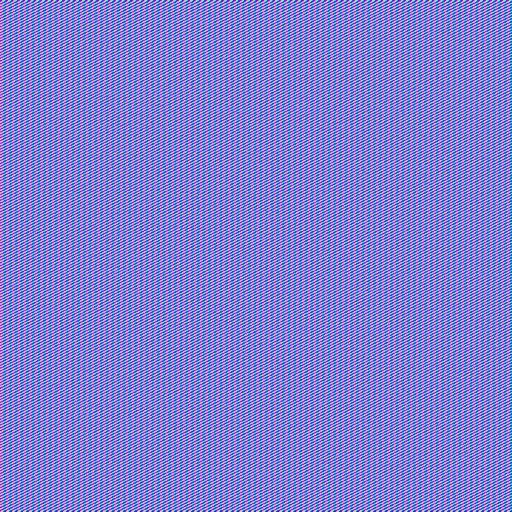
#> input picture apps/beastbox-cloud/scripts/creatures3d/tex/fabric_normal.png, 512 x 512 px
$ python cmp.py ../tex/fabric_normal.png out.png
#> lines starting #> are read from the running program, lines starting #| are printed output that depends on the picture; pictures that were not available may be replaced by others from this repository, and a replacement may not be noted
import sys
from PIL import Image
a=Image.open(sys.argv[1]).convert('RGB').resize((640,640));b=Image.open('/workspace/cosmo-study/zeref/vector-rig-front.png').convert('RGBA').resize((640,640))
#> after `a = Image.open(sys.argv[1]).convert('RGB').resize((640, 640))`:
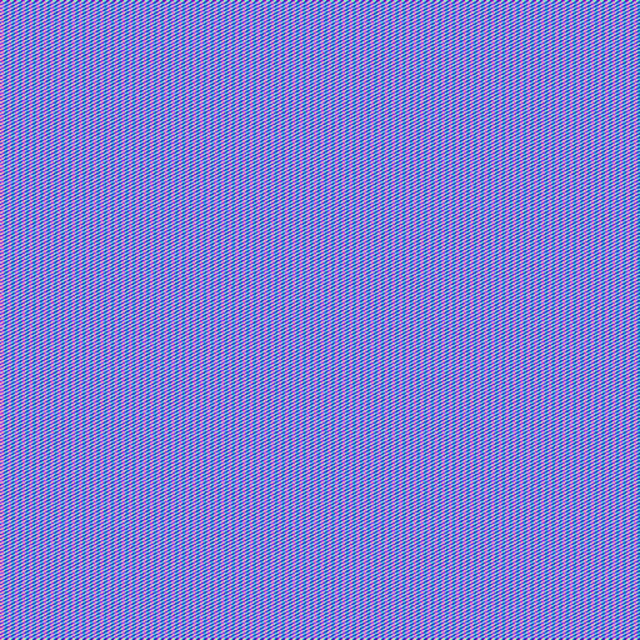
#> a: PIL image 640x640 RGB; mean R, G, B 127.1, 127, 211.1
bg=Image.new('RGBA',(640,640),(20,14,36,255));bg.alpha_composite(b)
#> after `bg = Image.new('RGBA', (640, 640), (20, 14, 36, 255))`:
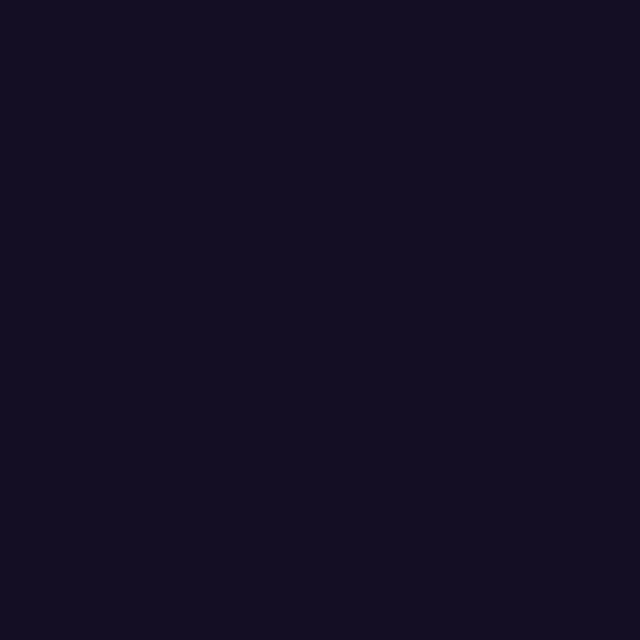
#> bg: PIL image 640x640 RGBA; mean R, G, B, A 20, 14, 36, 255
s=Image.new('RGB',(1280,640));s.paste(bg.convert('RGB'),(0,0));s.paste(a,(640,0));s.save(sys.argv[2])
#> after `s = Image.new('RGB', (1280, 640))`: s: PIL image 1280x640 RGB; every value is 0
#> after `s.paste(bg.convert('RGB'), (0, 0))`:
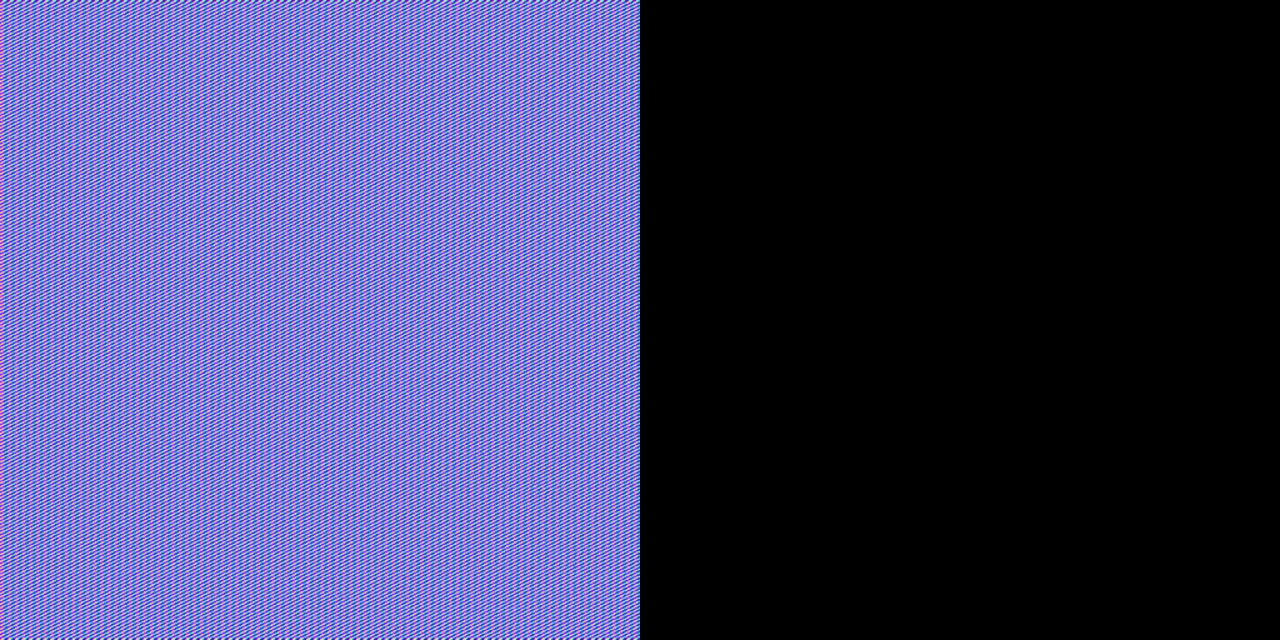
#> s: PIL image 1280x640 RGB; mean R, G, B 63.5, 63.5, 105.6
#> after `s.paste(a, (640, 0))`:
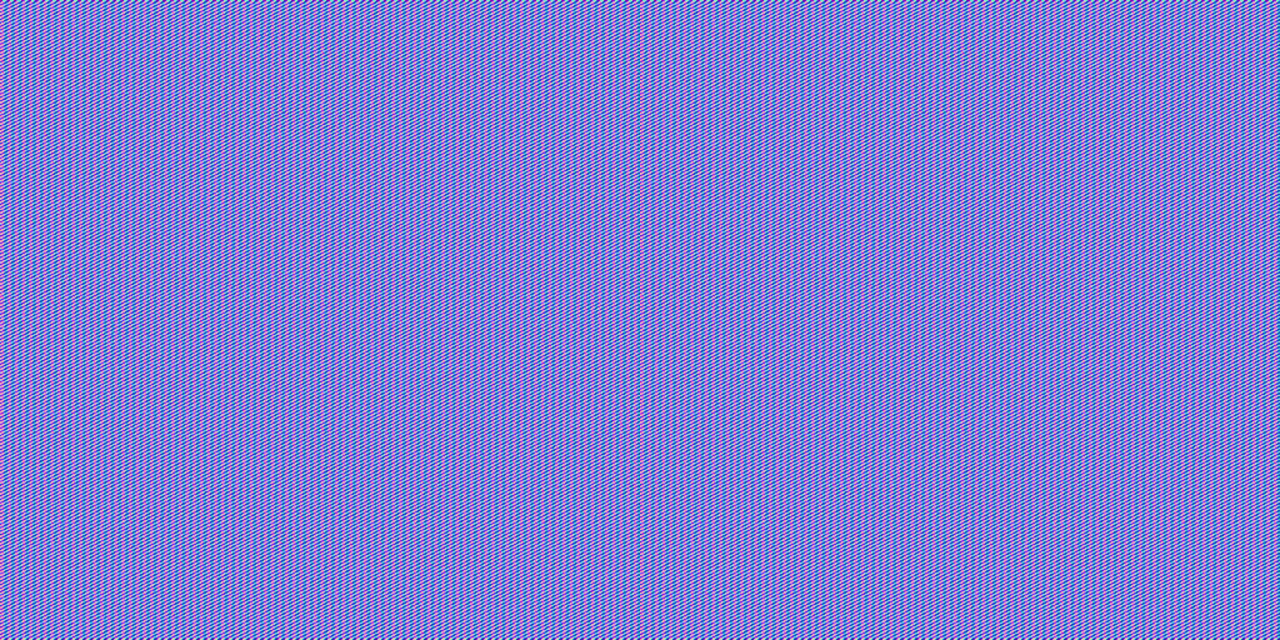
#> s: PIL image 1280x640 RGB; mean R, G, B 127.1, 127, 211.1

$ run again, on apps/beastbox-cloud/scripts/creatures3d/tex/knit_ao.png
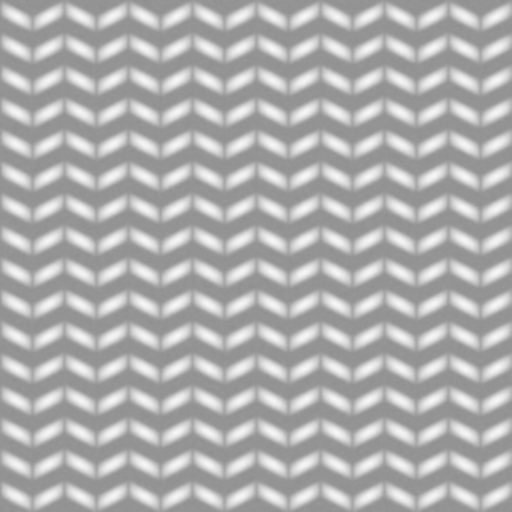
#> input picture apps/beastbox-cloud/scripts/creatures3d/tex/knit_ao.png, 512 x 512 px
#> s: PIL image 1280x640 RGB; every value is 0
#> `s.paste(bg.convert('RGB'), (0, 0))`:
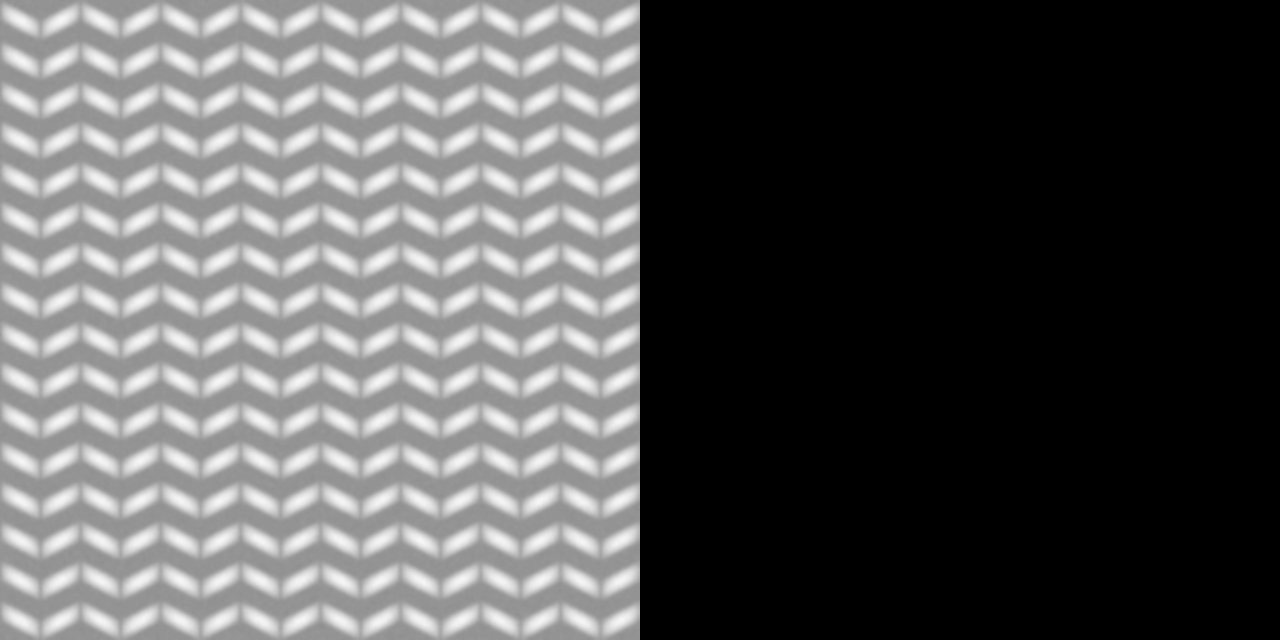
#> s: PIL image 1280x640 RGB; min 0, max 247, mean 88.1
#> `s.paste(a, (640, 0))`:
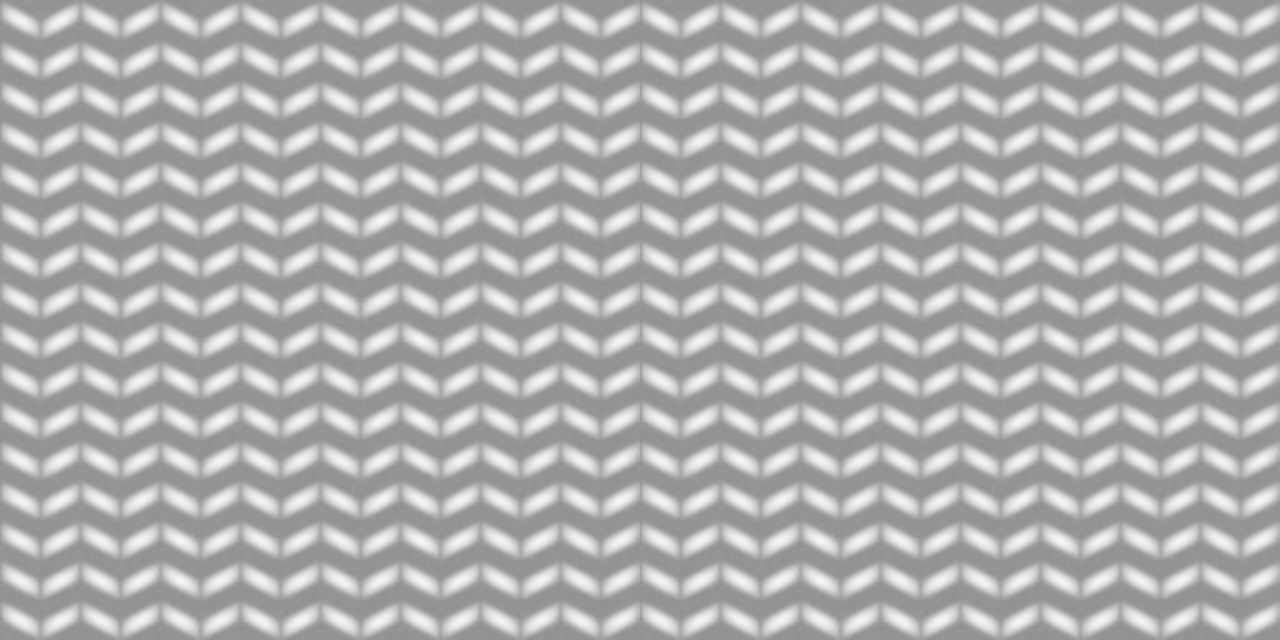
#> s: PIL image 1280x640 RGB; min 143, max 247, mean 176.2

$ run again, on apps/beastbox-cloud/scripts/creatures3d/tex/knit_normal.png
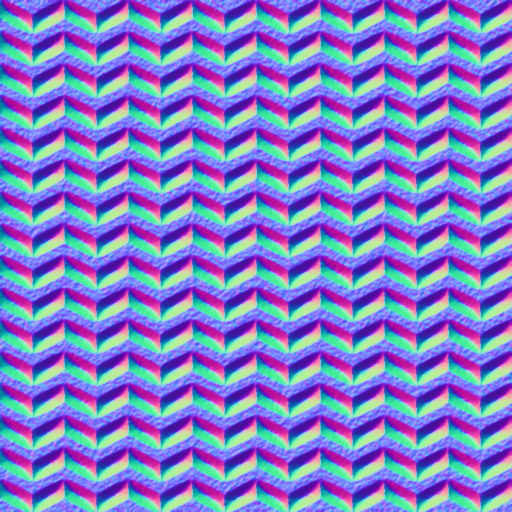
#> input picture apps/beastbox-cloud/scripts/creatures3d/tex/knit_normal.png, 512 x 512 px
#> s: PIL image 1280x640 RGB; every value is 0
#> `s.paste(bg.convert('RGB'), (0, 0))`:
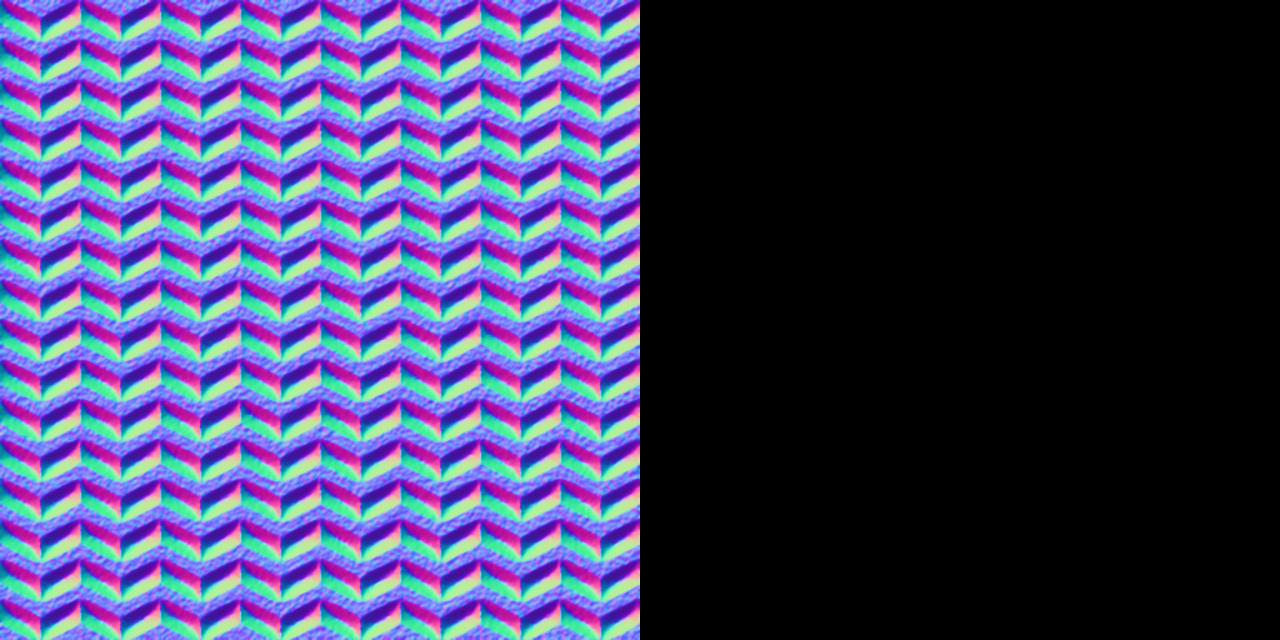
#> s: PIL image 1280x640 RGB; mean R, G, B 63.4, 63.4, 99.4
#> `s.paste(a, (640, 0))`:
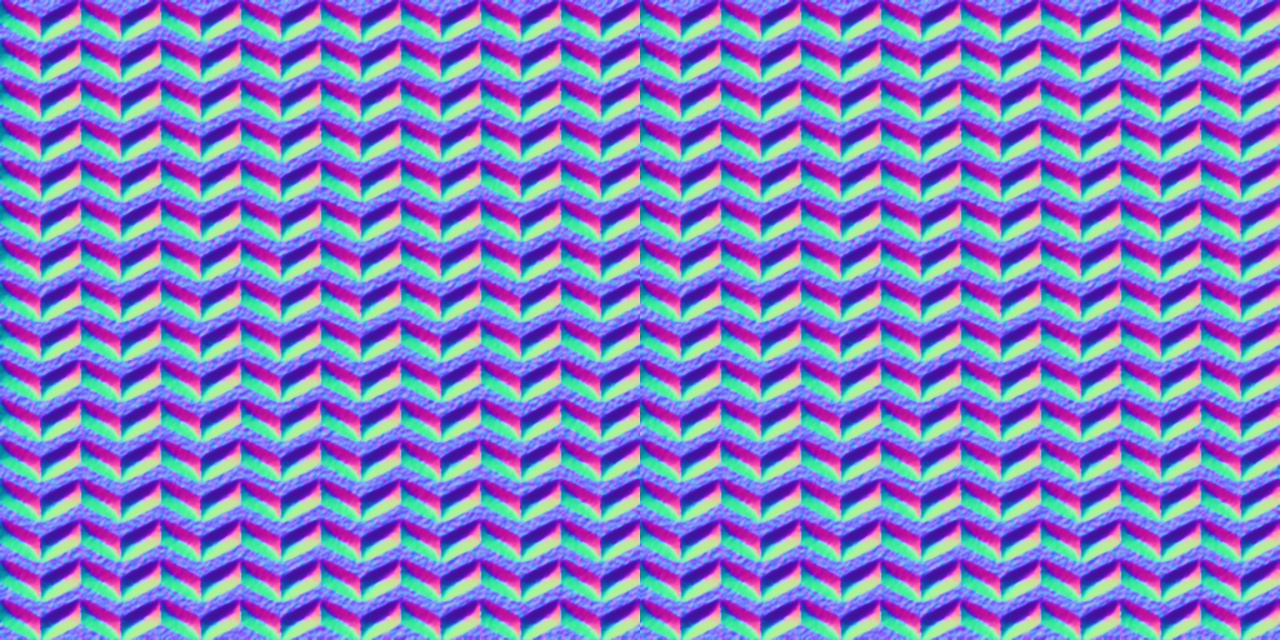
#> s: PIL image 1280x640 RGB; mean R, G, B 126.8, 126.9, 198.9
